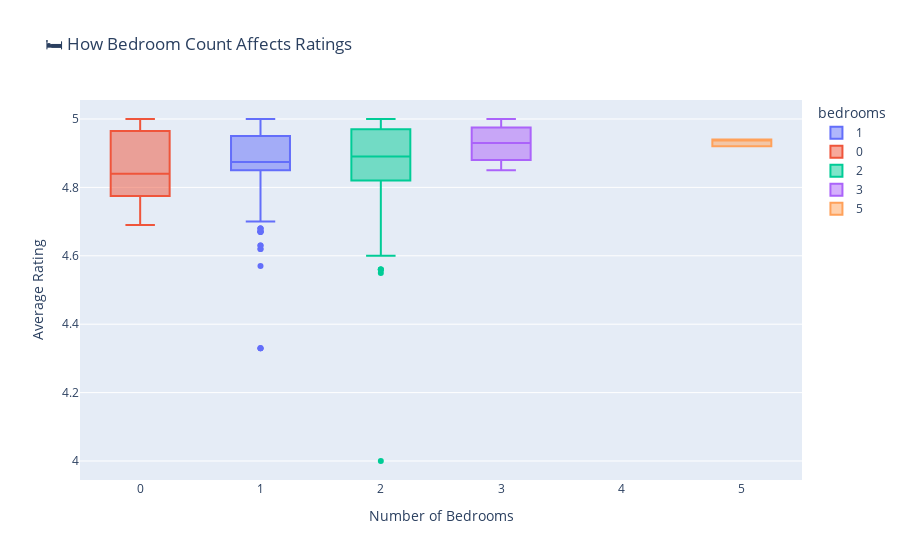

Source (notebook cell):
### Markdown cell above
## 🛏️ What Property Size Gets the Best Ratings?  
For **new investors**, choosing the right **number of bedrooms** is key.  
We analyze **how bedroom count affects guest ratings** to find the best-performing property sizes.

### Code cell
fig = px.box(pbp, x="bedrooms", y="avgRating",
             title="🛏️ How Bedroom Count Affects Ratings",
             color="bedrooms")

fig.update_layout(xaxis_title="Number of Bedrooms", yaxis_title="Average Rating")
fig.show()

### Figure 1 — Plotly figure (JSON) as saved in the notebook; plotly's stock layout.template omitted (floating-point values rounded to 4 significant figures; data arrays with more than 128 entries replaced by an {"elided": "..."} marker saying what was removed)
{"data": [{"alignmentgroup": "True", "hovertemplate": "bedrooms=%{x}<br>avgRating=%{y}<extra></extra>", "legendgroup": "1", "marker": {"color": "#636efa"}, "name": "1", "notched": false, "offsetgroup": "1", "orientation": "v", "showlegend": true, "type": "box", "x": {"elided": "322 int values"}, "x0": " ", "xaxis": "x", "y": {"elided": "322 float values"}, "y0": " ", "yaxis": "y"}, {"alignmentgroup": "True", "hovertemplate": "bedrooms=%{x}<br>avgRating=%{y}<extra></extra>", "legendgroup": "0", "marker": {"color": "#EF553B"}, "name": "0", "notched": false, "offsetgroup": "0", "orientation": "v", "showlegend": true, "type": "box", "x": [0, 0, 0, 0, 0, 0, 0, 0, 0, 0, 0, 0, 0, 0, 0, 0, 0], "x0": " ", "xaxis": "x", "y": [4.84, 4.98, 4.76, 4.96, 4.84, 4.78, 4.84, 4.84, 4.76, 4.98, 4.96, 4.84, 5, 4.84, 4.76, 4.98, 4.69], "y0": " ", "yaxis": "y"}, {"alignmentgroup": "True", "hovertemplate": "bedrooms=%{x}<br>avgRating=%{y}<extra></extra>", "legendgroup": "2", "marker": {"color": "#00cc96"}, "name": "2", "notched": false, "offsetgroup": "2", "orientation": "v", "showlegend": true, "type": "box", "x": {"elided": "140 int values"}, "x0": " ", "xaxis": "x", "y": {"elided": "140 float values"}, "y0": " ", "yaxis": "y"}, {"alignmentgroup": "True", "hovertemplate": "bedrooms=%{x}<br>avgRating=%{y}<extra></extra>", "legendgroup": "3", "marker": {"color": "#ab63fa"}, "name": "3", "notched": false, "offsetgroup": "3", "orientation": "v", "showlegend": true, "type": "box", "x": [3, 3, 3, 3, 3, 3, 3, 3, 3, 3, 3, 3, 3, 3, 3, 3], "x0": " ", "xaxis": "x", "y": [5, 4.93, 4.88, 4.85, 5, 4.89, 4.93, 4.95, 4.93, 4.88, 5, 4.85, 5, 4.89, 4.86, 4.93], "y0": " ", "yaxis": "y"}, {"alignmentgroup": "True", "hovertemplate": "bedrooms=%{x}<br>avgRating=%{y}<extra></extra>", "legendgroup": "5", "marker": {"color": "#FFA15A"}, "name": "5", "notched": false, "offsetgroup": "5", "orientation": "v", "showlegend": true, "type": "box", "x": [5, 5, 5, 5, 5], "x0": " ", "xaxis": "x", "y": [4.92, 4.94, 4.94, 4.92, 4.94], "y0": " ", "yaxis": "y"}], "layout": {"boxmode": "overlay", "legend": {"title": {"text": "bedrooms"}, "tracegroupgap": 0}, "title": {"text": "🛏️ How Bedroom Count Affects Ratings"}, "xaxis": {"anchor": "y", "categoryarray": [1, 0, 2, 3, 5], "categoryorder": "array", "domain": [0, 1], "title": {"text": "Number of Bedrooms"}}, "yaxis": {"anchor": "x", "domain": [0, 1], "title": {"text": "Average Rating"}}}}
